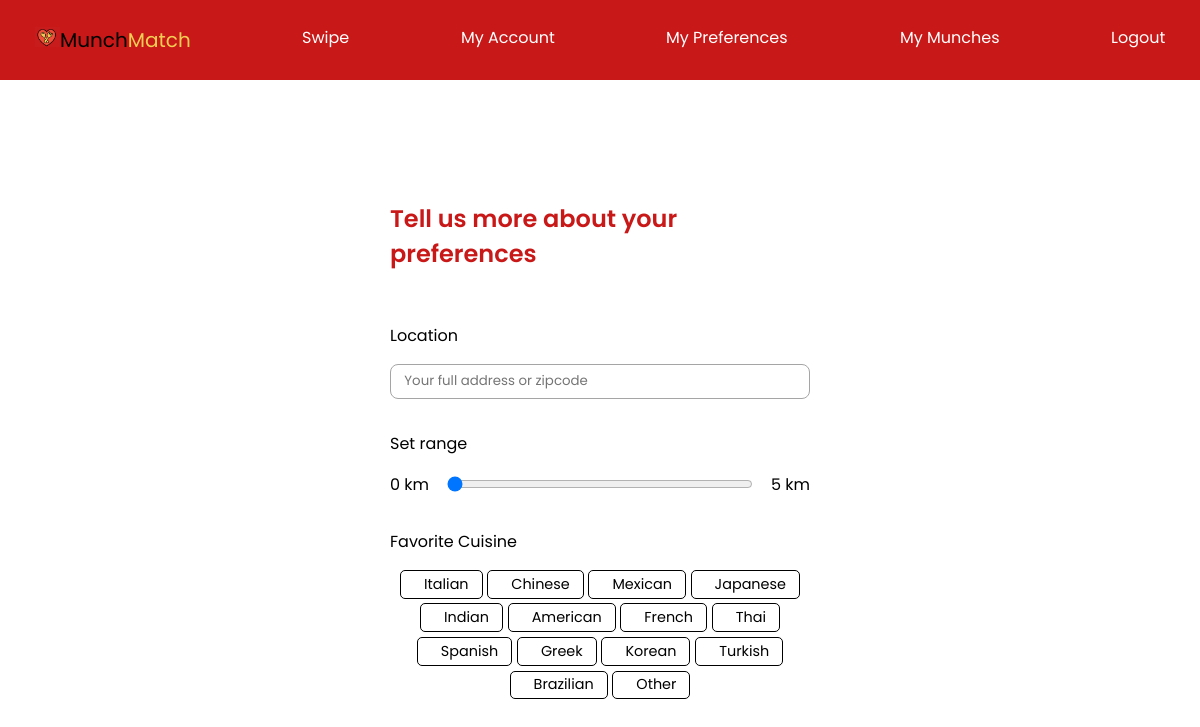
The app's page /preferences/ (signed in) with its own data.
### app/models/type.py (models this page shows, shortened)
class Type(db.Model):
    id = db.Column(db.Integer, primary_key=True)
    uuid = db.Column(db.Text)
    name = db.Column(db.String(150))

### app/routes/preferences/routes.py (the view)
@bp.route("/")
@token_required
def preferences(user):
    types = Type.query.all()
    return render_template("./preferences/prefhome.html", types=types)

### app/jwt.py (called while the page is built)
def getCookie(name):
    value = f"; {request.headers['Cookie']}"
    parts = value.split(f"; {name}=")
    if len(parts) == 2:
        return parts.pop().split(";")[0]

def token_required(f):
    @wraps(f)
    def decorated(*args, **kwargs):
        token = None
        try:
            if getCookie("user_uuid"):
                token = getCookie("user_uuid")
                print(token)
            else:
                return redirect("/auth")
        except:
            return redirect("/auth")
        try:
            data = jwt.decode(token, Config.SECRET_KEY, algorithms=["HS256"])
            user = User.query.filter_by(uuid=data["uuid"]).first()
        except Exception as e:
            return redirect("/auth")
        return f(user, *args, **kwargs)
    return decorated

### app/templates/preferences/prefhome.html (shortened to what this page needs)
{% extends "base_dashboard.html" %} {% block title %} Swipe Page {% endblock %}
{% block style %}
<link rel="stylesheet" type="text/css" href="/static/css/preferences.css" /> {%
endblock %} {% block content %}
<div class="preferences-main-container">
  <div class="preferences-container">
    <h2>Tell us more about your preferences</h2>
    <div class="block">
      <span class="title">Location</span>
      <input
        id="location_input_preferences"
        type="text"
        name="task"
        placeholder="Your full address or zipcode"
      />
    </div>
    <div class="block">
      <span class="title">Set range</span>
      <div class="slider">
        <span>0 km</span>
        <input
          id="range_input_preferences"
          type="range"
          min="0"
          max="5"
          value="0"
          step="0.1"
        />
        <span>5 km</span>
      </div>
    </div>
    <div class="block">
      <span class="title">Favorite Cuisine</span>
      <div class="pills">
        {% for type in types %}
        <div class="cousine-pill" id="{{type.uuid}}">
          <span>{{type.name}}</span>
        </div>
        {% endfor %}
      </div>
    </div>
  </div>
</div>
{% endblock %}

### app/static/css/global.css (style rules this page uses)
* { font-family: "Poppins", sans-serif; }
html, body, main { margin: 0; height: 100%; width: 100%; }
body { display: flex; flex-direction: column; align-items: stretch; align-content: center; justify-content: flex-start; overflow: hidden; }

### app/static/css/preferences.css (style rules this page uses)
.preferences-main-container { height: 100%; display: flex; flex-direction: column; align-items: center; align-content: center; justify-content: flex-start; }
.preferences-container { display: flex; flex-direction: column; align-items: stretch; align-content: center; justify-content: flex-start; margin: auto; width: 35%; gap: 2em; }
.preferences-container h2 { font-weight: 600; color: #c91818; }
.preferences-container input { border: 1px solid #a5a5a5; padding: 0.5em 1em; border-radius: 8px; }
.preferences-container .block { display: flex; flex-direction: column; align-items: stretch; align-content: center; justify-content: flex-start; gap: 1em; }
.preferences-container .block .slider { display: flex; align-items: center; align-content: center; justify-content: center; gap: 1em; }
.preferences-container .block .slider input { flex: 1; padding: 0; border: 0; border-radius: 0; }
.preferences-container .block .pills { display: flex; align-items: center; align-content: center; justify-content: center; flex-wrap: wrap; gap: 0.3em; }
.preferences-container .block .pills div { background-color: transparent; border: 1px solid black; border-radius: 5px; padding: 0.2em 0.9em; font-size: 0.9em; cursor: pointer; display: flex; align-items: center; align-content: center; justify-content: center; gap: 10px; }

### records on screen
Type: name "Italian"
Type: name "Chinese"
Type: name "Mexican"
Type: name "Japanese"
Type: name "Indian"
Type: name "American"
Type: name "French"
Type: name "Thai"
Type: name "Spanish"
Type: name "Greek"
Type: name "Korean"
Type: name "Turkish"
Type: name "Brazilian"
Type: name "Other"
